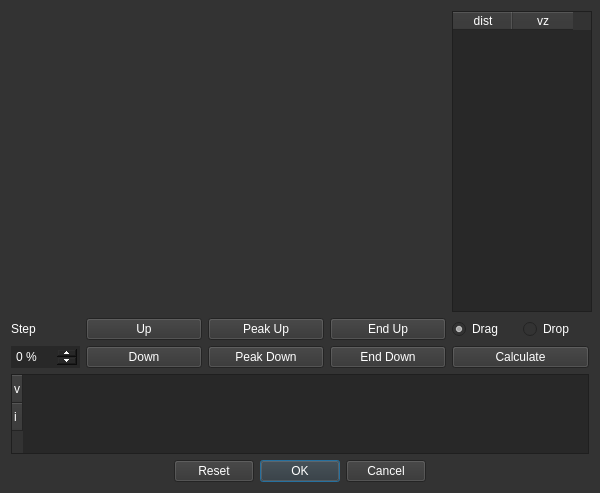
<?xml version="1.0" encoding="UTF-8"?>
<ui version="4.0">
 <class>Form</class>
 <widget class="QWidget" name="Form">
  <property name="geometry">
   <rect>
    <x>0</x>
    <y>0</y>
    <width>600</width>
    <height>493</height>
   </rect>
  </property>
  <property name="sizePolicy">
   <sizepolicy hsizetype="Fixed" vsizetype="Fixed">
    <horstretch>0</horstretch>
    <verstretch>0</verstretch>
   </sizepolicy>
  </property>
  <property name="minimumSize">
   <size>
    <width>600</width>
    <height>493</height>
   </size>
  </property>
  <property name="maximumSize">
   <size>
    <width>572</width>
    <height>493</height>
   </size>
  </property>
  <property name="windowTitle">
   <string>Form</string>
  </property>
  <property name="windowIcon">
   <iconset>
    <normaloff>../../.rsrc/Icon.ico</normaloff>../../.rsrc/Icon.ico</iconset>
  </property>
  <property name="styleSheet">
   <string notr="true">QWidget {
	background-color: rgb(51, 51, 51);
	color: white;
}

QTableWidget {
	
	background-color: rgb(40, 40, 40);
}

QHeaderView::section {
	background-color: rgb(51, 51, 51);
}

QTableWidget::item:selected {
	background-color: rgb(51, 51, 51);
}

QPushButton {
	background-color: rgb(51, 51, 51);
}

QSpinBox::up-button, QDoubleSpinBox::up-button { width: 20px; }
QSpinBox::down-button, QDoubleSpinBox::down-button { width: 20px; }
QSpinBox, QDoubleSpinBox {
	background-color: rgb(40, 40, 40);
	alternate-background-color: rgb(40, 40, 40);
	color: rgb(255, 255, 255);
}
QLineEdit, QLabel, QComboBox, QPushButton, QToolButton {
	color: rgb(255, 255, 255);
}
QLineEdit {
	border: 0px solid grey;
	background-color: rgb(40, 40, 40);
}
QGroupBox {
	color: rgb(255, 255, 255);
	border: 1px solid rgb(78, 78, 78);
	padding-top: 25px;
}

QGroupBox::title {
	padding: 5px 20px 5px 20px;
	color: rgb(255, 170, 0);
	border-top-left-radius: 10px;
	border-bottom-right-radius: 10px;
	background-color: rgb(40, 40, 40);
}</string>
  </property>
  <layout class="QGridLayout" name="gridLayout">
   <item row="2" column="3">
    <widget class="QPushButton" name="EndDown">
     <property name="minimumSize">
      <size>
       <width>116</width>
       <height>0</height>
      </size>
     </property>
     <property name="maximumSize">
      <size>
       <width>100</width>
       <height>16777215</height>
      </size>
     </property>
     <property name="text">
      <string>End Down</string>
     </property>
    </widget>
   </item>
   <item row="2" column="0">
    <widget class="QSpinBox" name="Step">
     <property name="sizePolicy">
      <sizepolicy hsizetype="Preferred" vsizetype="Preferred">
       <horstretch>0</horstretch>
       <verstretch>0</verstretch>
      </sizepolicy>
     </property>
     <property name="minimumSize">
      <size>
       <width>69</width>
       <height>0</height>
      </size>
     </property>
     <property name="suffix">
      <string> %</string>
     </property>
     <property name="maximum">
      <number>100</number>
     </property>
    </widget>
   </item>
   <item row="4" column="0" colspan="5">
    <widget class="QDialogButtonBox" name="buttonBox">
     <property name="standardButtons">
      <set>QDialogButtonBox::Cancel|QDialogButtonBox::Ok|QDialogButtonBox::Reset</set>
     </property>
     <property name="centerButtons">
      <bool>true</bool>
     </property>
    </widget>
   </item>
   <item row="1" column="0">
    <widget class="QLabel" name="label">
     <property name="minimumSize">
      <size>
       <width>69</width>
       <height>0</height>
      </size>
     </property>
     <property name="text">
      <string>Step</string>
     </property>
    </widget>
   </item>
   <item row="2" column="2">
    <widget class="QPushButton" name="PeakDown">
     <property name="minimumSize">
      <size>
       <width>116</width>
       <height>0</height>
      </size>
     </property>
     <property name="maximumSize">
      <size>
       <width>100</width>
       <height>16777215</height>
      </size>
     </property>
     <property name="text">
      <string>Peak Down</string>
     </property>
    </widget>
   </item>
   <item row="1" column="2">
    <widget class="QPushButton" name="PeakUp">
     <property name="minimumSize">
      <size>
       <width>116</width>
       <height>0</height>
      </size>
     </property>
     <property name="maximumSize">
      <size>
       <width>100</width>
       <height>16777215</height>
      </size>
     </property>
     <property name="text">
      <string>Peak Up</string>
     </property>
    </widget>
   </item>
   <item row="2" column="1">
    <widget class="QPushButton" name="Down">
     <property name="minimumSize">
      <size>
       <width>116</width>
       <height>0</height>
      </size>
     </property>
     <property name="maximumSize">
      <size>
       <width>100</width>
       <height>16777215</height>
      </size>
     </property>
     <property name="text">
      <string>Down</string>
     </property>
    </widget>
   </item>
   <item row="1" column="1">
    <widget class="QPushButton" name="Up">
     <property name="minimumSize">
      <size>
       <width>116</width>
       <height>0</height>
      </size>
     </property>
     <property name="maximumSize">
      <size>
       <width>100</width>
       <height>16777215</height>
      </size>
     </property>
     <property name="text">
      <string>Up</string>
     </property>
    </widget>
   </item>
   <item row="0" column="4">
    <widget class="QTableWidget" name="tableWidget_2">
     <property name="minimumSize">
      <size>
       <width>140</width>
       <height>0</height>
      </size>
     </property>
     <property name="verticalScrollBarPolicy">
      <enum>Qt::ScrollBarAsNeeded</enum>
     </property>
     <property name="horizontalScrollBarPolicy">
      <enum>Qt::ScrollBarAsNeeded</enum>
     </property>
     <attribute name="horizontalHeaderDefaultSectionSize">
      <number>60</number>
     </attribute>
     <attribute name="horizontalHeaderMinimumSectionSize">
      <number>50</number>
     </attribute>
     <attribute name="verticalHeaderVisible">
      <bool>false</bool>
     </attribute>
     <column>
      <property name="text">
       <string>dist</string>
      </property>
     </column>
     <column>
      <property name="text">
       <string>vz</string>
      </property>
     </column>
    </widget>
   </item>
   <item row="3" column="0" colspan="5">
    <widget class="QTableWidget" name="tableWidget">
     <property name="maximumSize">
      <size>
       <width>16777215</width>
       <height>80</height>
      </size>
     </property>
     <property name="wordWrap">
      <bool>true</bool>
     </property>
     <attribute name="horizontalHeaderVisible">
      <bool>false</bool>
     </attribute>
     <attribute name="horizontalHeaderDefaultSectionSize">
      <number>60</number>
     </attribute>
     <attribute name="horizontalHeaderMinimumSectionSize">
      <number>28</number>
     </attribute>
     <attribute name="verticalHeaderDefaultSectionSize">
      <number>28</number>
     </attribute>
     <attribute name="verticalHeaderMinimumSectionSize">
      <number>28</number>
     </attribute>
     <row>
      <property name="text">
       <string>v</string>
      </property>
     </row>
     <row>
      <property name="text">
       <string>i</string>
      </property>
     </row>
    </widget>
   </item>
   <item row="1" column="3">
    <widget class="QPushButton" name="EndUp">
     <property name="minimumSize">
      <size>
       <width>116</width>
       <height>0</height>
      </size>
     </property>
     <property name="maximumSize">
      <size>
       <width>100</width>
       <height>16777215</height>
      </size>
     </property>
     <property name="text">
      <string>End Up</string>
     </property>
    </widget>
   </item>
   <item row="2" column="4">
    <widget class="QPushButton" name="Calculate">
     <property name="text">
      <string>Calculate</string>
     </property>
    </widget>
   </item>
   <item row="1" column="4">
    <widget class="QWidget" name="widget" native="true">
     <layout class="QHBoxLayout" name="horizontalLayout">
      <property name="spacing">
       <number>4</number>
      </property>
      <property name="leftMargin">
       <number>0</number>
      </property>
      <property name="topMargin">
       <number>0</number>
      </property>
      <property name="rightMargin">
       <number>0</number>
      </property>
      <property name="bottomMargin">
       <number>0</number>
      </property>
      <item>
       <widget class="QRadioButton" name="radioDrag">
        <property name="text">
         <string>Drag</string>
        </property>
        <property name="checked">
         <bool>true</bool>
        </property>
       </widget>
      </item>
      <item>
       <widget class="QRadioButton" name="radioDrop">
        <property name="text">
         <string>Drop</string>
        </property>
       </widget>
      </item>
     </layout>
    </widget>
   </item>
  </layout>
 </widget>
 <resources/>
 <connections/>
</ui>
